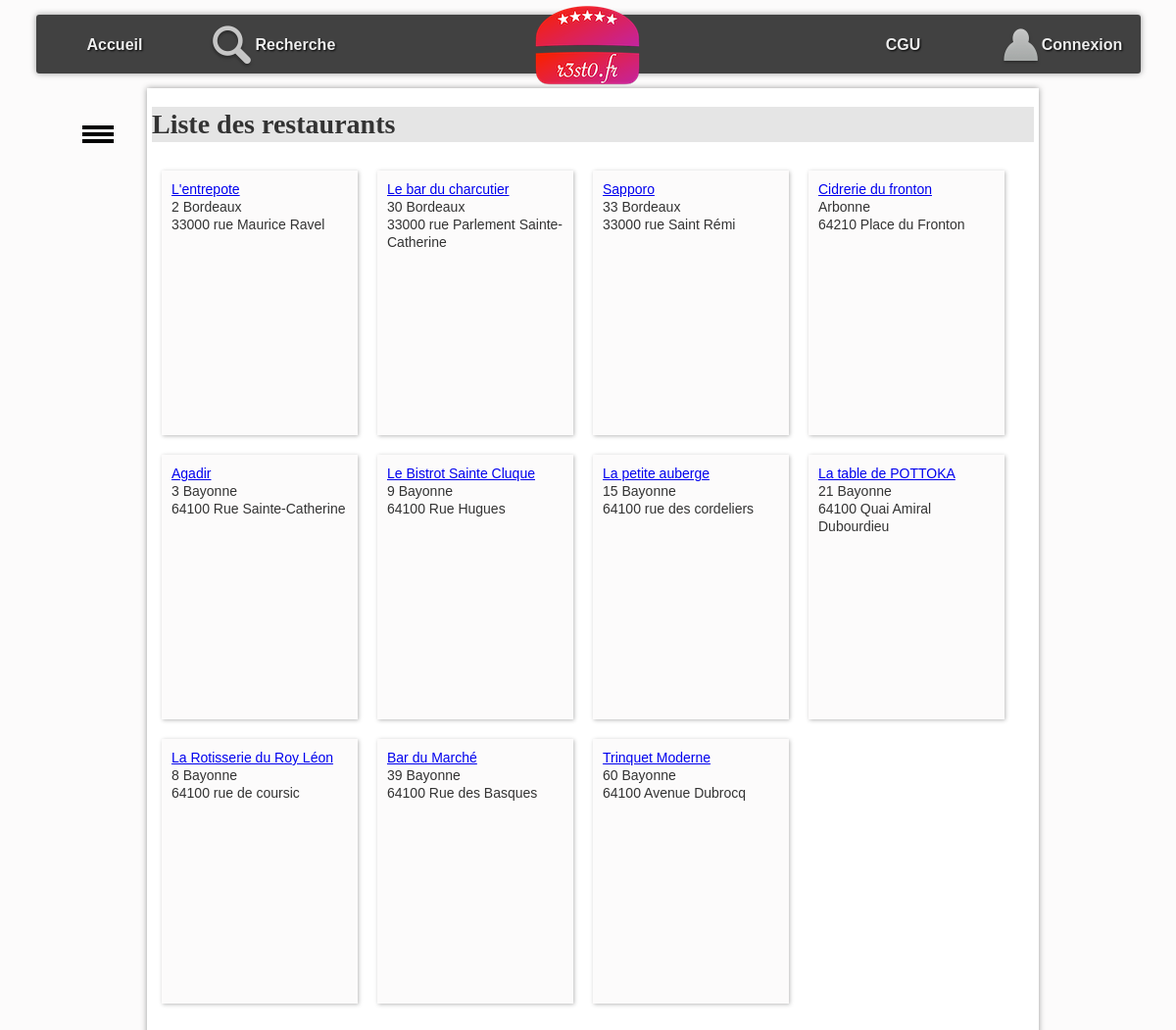
Page /RestoV0/index.php on the committed database.
### tables this page shows
CREATE TABLE `resto` (
  `idR` bigint(20) NOT NULL,
  `nomR` varchar(255) DEFAULT NULL,
  `numAdrR` varchar(20) DEFAULT NULL,
  `voieAdrR` varchar(255) DEFAULT NULL,
  `cpR` char(5) DEFAULT NULL,
  `villeR` varchar(255) DEFAULT NULL,
  `latitudeDegR` float DEFAULT NULL,
  `longitudeDegR` float DEFAULT NULL,
  `descR` text,
  `horairesR` text
);

### RestoV0/controleur/listeRestos.php (called while the page is built, shortened)
<?php
include_once "$racine/modele/bd.resto.inc.php";
$lesRestos = getRestos();
include "$racine/vue/entete.html.php";
include "$racine/vue/vueListeRestos.php";
include "$racine/vue/pied.html.php";
?>

### RestoV0/index.php (called while the page is built, shortened)
<?php
include "getRacine.php";
if (isset($_GET["action"])){
    $action = $_GET["action"];
}
else{
    $action = "accueil";
}
$fichier = controleurPrincipal($action);
include "$racine/controleur/$fichier";
?>

### RestoV0/modele/bd.resto.inc.php (called while the page is built, shortened)
<?php
function getRestos() {
    $resultat = array();
    try {
        $cnx = connexionPDO();
        $req = $cnx->prepare("select idR, nomR, numAdrR, voieAdrR, cpR, villeR, descR, horairesR from resto");
        $req->execute();
        $ligne = $req->fetch(PDO::FETCH_ASSOC);
        while ($ligne) {
            $resultat[] = $ligne;
            $ligne = $req->fetch(PDO::FETCH_ASSOC);
        }
    } catch (PDOException $e) {
        print "Erreur !: " . $e->getMessage();
        die();
    }
    return $resultat;
}
?>

### RestoV0/vue/vueListeRestos.php (the view, shortened to what this page needs)
<h1>Liste des restaurants</h1>
<?php
for ($i = 0; $i < count($lesRestos); $i++) {
    ?>
    <div class="card">
        <div class="descrCard"><?php echo "<a href='./?action=detail&idR=" . $lesRestos[$i]['idR'] . "'>" . $lesRestos[$i]['nomR'] . "</a>"; ?>
            <br />
            <?= $lesRestos[$i]["numAdrR"] ?>
            <?= $lesRestos[$i]["villeR"] ?>
            <br />
            <?= $lesRestos[$i]["cpR"] ?>
            <?= $lesRestos[$i]["voieAdrR"] ?>
        </div>
    </div>
    <?php
}
?>

### RestoV0/vue/entete.html.php (shortened to what this page needs)
<!DOCTYPE html PUBLIC "-//W3C//DTD HTML 4.01 Transitional//EN" "http://www.w3.org/TR/html4/loose.dtd">
<html>
    <head>
    </head>
    <body>
    <nav>
        <ul id="menuGeneral">
            <li><a href="./?action=accueil">Accueil</a></li>
            <li><a href="./?action=recherche"><img src="images/rechercher.png" alt="loupe" />Recherche</a></li>
            <li></li>
            <li id="logo"><a href="./?action=accueil"><img src="images/logoBarre.png" alt="logo" /></a></li>
            <li></li>
            <li><a href="./?action=cgu">CGU</a></li>
            <li><a href="./?action=connexion"><img src="images/profil.png" alt="loupe" />Connexion</a></li>
        </ul>
    </nav>
    <div id="bouton">
        <div></div>
        <div></div>
        <div></div>
    </div>
    <ul id="menuContextuel">
        <li><img src="images/logoBarre.png" alt="logo" /></li>
    </ul>
    <div id="corps">

### RestoV0/vue/pied.html.php
</div>
</body>
</html>

### RestoV0/css/base.css (style rules this page uses)
:root { --largeurPage: 900px; --largeurMenuCont : 200px; --margeCalc: calc((100% - var(--largeurPage)) / 2); --margeMenuHaut : 15px; --hauteurMenuGene:60px; --coulA1:#5A7694; --coulA2:#D7E5ED; --coulB1:#566459; --coulB2:#90974A; --coulC:#CDBCA0; --fondC:#fcfbfb; --padding_cote:5px; }
body { font-family: Arial; color : #333; font-size : 14px; line-height : 1.3; scroll-behavior: smooth; background-color : var(--fondC); }
#logo { text-align : center; }
#corps, #menuContextuel, #menuGeneral { transition-duration : 0.4s; }
#corps { top : 15px; margin-top : calc(var(--hauteurMenuGene) + var(--margeMenuHaut)); padding-bottom : 50px; padding-left : 5px; padding-right : 5px; position : absolute; left : var(--margeCalc); width : var(--largeurPage); background-color : #fff; box-shadow: 0px 0px 6px #999; min-height: 500px; }
#menuContextuel { position : fixed; left : var(--margeCalc); width : var(--largeurPage); background-color : var(--fondC); z-index:0; overflow : hidden; top : calc(var(--hauteurMenuGene) + var(--margeMenuHaut) + 50px); margin-top:0px; padding-top:0px; list-style-type : none; padding-left : 0px; width : var(--largeurMenuCont); border-radius: 3px; }
#bouton { top : calc(var(--hauteurMenuGene) + var(--margeMenuHaut) + 50px); position : fixed; left : calc((100% - var(--largeurPage)) / 2 - 70px); width : 40px; height : 25px; }
#bouton>div { margin-left : 4px; border : 1px solid #000; width : 30px; height : 2px; background-color : #000; margin-top : 3px; }
nav { position:fixed; top:var(--margeMenuHaut); left:0px; width:100%; height:var(--hauteurMenuGene); z-index:100; }
#menuGeneral { text-align : center; width : calc(var(--largeurPage) + 220px + var(--padding_cote) + 2px); height : var(--hauteurMenuGene); background-color : rgba(45,45,45,0.9); color : #fff; margin:auto auto; box-shadow: 0px 0px 6px #999; border-radius: 3px; }
#menuGeneral { list-style-type: none; padding-left : 0px; }
#menuGeneral>li { float : left; width: 14.28%; height : 100%; vertical-align: middle; line-height:60px; }
#logo>a>img { position : relative; top : -10px; }
#menuGeneral>li>a { height : var(--hauteurMenuGene); display : inline-block; vertical-align: middle; color:#eee; text-shadow: 1px 1px 2px #000; text-decoration: none; font-size : 16px; font-weight: bold; }
#menuGeneral>li>a>img { vertical-align: middle; }
#menuContextuel>li { padding-top : 5px; padding-bottom : 5px; margin-top : 0px; margin-bottom : 0px; padding-left : 8px; }
#menuContextuel>li:first-child { text-align : center; }

### RestoV0/css/cgu.css (style rules this page uses)
h1,h2,h3,h4 { font-family: Futura; background-color : rgba(0,0,0,0.1); }

### RestoV0/css/corps.css (style rules this page uses)
div.card { position : relative; width:180px; height : 250px; float:left; padding:10px; margin : 10px; background-color : var(--fondC); box-shadow: 1px 1px 4px #bbb; }
div.descrCard { position : relative; top:0px; }

### rows in the picture
resto: nomR "L'entrepote", numAdrR "2", villeR "Bordeaux", cpR "33000", voieAdrR "rue Maurice Ravel"
resto: nomR "Le bar du charcutier", numAdrR "30", villeR "Bordeaux", cpR "33000", voieAdrR "rue Parlement Sainte-Catherine"
resto: nomR "Sapporo", numAdrR "33", villeR "Bordeaux", cpR "33000", voieAdrR "rue Saint Rémi"
resto: nomR "Cidrerie du fronton", villeR "Arbonne", cpR "64210", voieAdrR "Place du Fronton"
resto: nomR "Agadir", numAdrR "3", villeR "Bayonne", cpR "64100", voieAdrR "Rue Sainte-Catherine"
resto: nomR "Le Bistrot Sainte Cluque", numAdrR "9", villeR "Bayonne", cpR "64100", voieAdrR "Rue Hugues"
resto: nomR "La petite auberge", numAdrR "15", villeR "Bayonne", cpR "64100", voieAdrR "rue des cordeliers"
resto: nomR "La table de POTTOKA", numAdrR "21", villeR "Bayonne", cpR "64100", voieAdrR "Quai Amiral Dubourdieu"
resto: nomR "La Rotisserie du Roy Léon", numAdrR "8", villeR "Bayonne", cpR "64100", voieAdrR "rue de coursic"
resto: nomR "Bar du Marché", numAdrR "39", villeR "Bayonne", cpR "64100", voieAdrR "Rue des Basques"
resto: nomR "Trinquet Moderne", numAdrR "60", villeR "Bayonne", cpR "64100", voieAdrR "Avenue Dubrocq"
